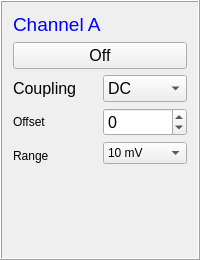
          <widget class="QFrame" name="frame_9">
           <property name="minimumSize">
            <size>
             <width>190</width>
             <height>260</height>
            </size>
           </property>
           <property name="frameShape">
            <enum>QFrame::Box</enum>
           </property>
           <property name="frameShadow">
            <enum>QFrame::Raised</enum>
           </property>
           <layout class="QGridLayout" name="gridLayout_5">
            <item row="1" column="0">
             <widget class="QPushButton" name="ChannelAButton">
              <property name="font">
               <font>
                <pointsize>12</pointsize>
                <weight>50</weight>
                <bold>false</bold>
               </font>
              </property>
              <property name="text">
               <string>Off</string>
              </property>
             </widget>
            </item>
            <item row="0" column="0">
             <widget class="QLabel" name="label_13">
              <property name="font">
               <font>
                <pointsize>12</pointsize>
                <weight>50</weight>
                <bold>false</bold>
               </font>
              </property>
              <property name="text">
               <string>&lt;html&gt;&lt;head/&gt;&lt;body&gt;&lt;p&gt;&lt;span style=&quot; font-size:14pt; color:#0000ff;&quot;&gt;Channel A&lt;/span&gt;&lt;/p&gt;&lt;/body&gt;&lt;/html&gt;</string>
              </property>
             </widget>
            </item>
            <item row="2" column="0">
             <layout class="QHBoxLayout" name="horizontalLayout">
              <property name="sizeConstraint">
               <enum>QLayout::SetMinimumSize</enum>
              </property>
              <property name="leftMargin">
               <number>0</number>
              </property>
              <item>
               <layout class="QVBoxLayout" name="verticalLayout_4">
                <item>
                 <widget class="QLabel" name="label_17">
                  <property name="minimumSize">
                   <size>
                    <width>65</width>
                    <height>20</height>
                   </size>
                  </property>
                  <property name="font">
                   <font>
                    <pointsize>12</pointsize>
                    <weight>50</weight>
                    <bold>false</bold>
                   </font>
                  </property>
                  <property name="toolTip">
                   <string>Time between two divisons</string>
                  </property>
                  <property name="text">
                   <string>&lt;html&gt;&lt;head/&gt;&lt;body&gt;&lt;p&gt;Coupling&lt;/p&gt;&lt;/body&gt;&lt;/html&gt;</string>
                  </property>
                 </widget>
                </item>
                <item>
                 <widget class="QLabel" name="label_18">
                  <property name="minimumSize">
                   <size>
                    <width>65</width>
                    <height>20</height>
                   </size>
                  </property>
                  <property name="toolTip">
                   <string>Time between two divisons</string>
                  </property>
                  <property name="text">
                   <string>&lt;html&gt;&lt;head/&gt;&lt;body&gt;&lt;p&gt;Offset&lt;/p&gt;&lt;/body&gt;&lt;/html&gt;</string>
                  </property>
                 </widget>
                </item>
                <item>
                 <widget class="QLabel" name="label_14">
                  <property name="text">
                   <string>Range</string>
                  </property>
                 </widget>
                </item>
               </layout>
              </item>
              <item>
               <layout class="QVBoxLayout" name="verticalLayout_11">
                <item>
                 <widget class="QComboBox" name="ChannelACouplingComboBox">
                  <property name="minimumSize">
                   <size>
                    <width>45</width>
                    <height>25</height>
                   </size>
                  </property>
                  <property name="font">
                   <font>
                    <pointsize>12</pointsize>
                    <weight>50</weight>
                    <bold>false</bold>
                   </font>
                  </property>
                  <item>
                   <property name="text">
                    <string>DC</string>
                   </property>
                  </item>
                  <item>
                   <property name="text">
                    <string>AC</string>
                   </property>
                  </item>
                 </widget>
                </item>
                <item>
                 <widget class="QSpinBox" name="ChannelAOffsetSpinBox">
                  <property name="minimumSize">
                   <size>
                    <width>45</width>
                    <height>0</height>
                   </size>
                  </property>
                  <property name="font">
                   <font>
                    <pointsize>12</pointsize>
                    <weight>50</weight>
                    <bold>false</bold>
                   </font>
                  </property>
                  <property name="toolTip">
                   <string>Time between two divisons</string>
                  </property>
                  <property name="minimum">
                   <number>-20000</number>
                  </property>
                  <property name="maximum">
                   <number>20000</number>
                  </property>
                  <property name="singleStep">
                   <number>100</number>
                  </property>
                 </widget>
                </item>
                <item>
                 <widget class="QComboBox" name="ChARangeBox">
                  <property name="editable">
                   <bool>false</bool>
                  </property>
                  <property name="currentText">
                   <string>10 mV</string>
                  </property>
                  <item>
                   <property name="text">
                    <string>10 mV</string>
                   </property>
                  </item>
                  <item>
                   <property name="text">
                    <string>20 mV</string>
                   </property>
                  </item>
                  <item>
                   <property name="text">
                    <string>50 mV</string>
                   </property>
                  </item>
                  <item>
                   <property name="text">
                    <string>100 mV</string>
                   </property>
                  </item>
                  <item>
                   <property name="text">
                    <string>200 mV</string>
                   </property>
                  </item>
                  <item>
                   <property name="text">
                    <string>500 mV</string>
                   </property>
                  </item>
                  <item>
                   <property name="text">
                    <string>1 V</string>
                   </property>
                  </item>
                  <item>
                   <property name="text">
                    <string>2 V</string>
                   </property>
                  </item>
                  <item>
                   <property name="text">
                    <string>5 V</string>
                   </property>
                  </item>
                  <item>
                   <property name="text">
                    <string>10 V</string>
                   </property>
                  </item>
                  <item>
                   <property name="text">
                    <string>20 V</string>
                   </property>
                  </item>
                  <item>
                   <property name="text">
                    <string>50 V</string>
                   </property>
                  </item>
                 </widget>
                </item>
                <item>
                 <widget class="QFrame" name="frame_4">
                  <property name="frameShape">
                   <enum>QFrame::StyledPanel</enum>
                  </property>
                  <property name="frameShadow">
                   <enum>QFrame::Raised</enum>
                  </property>
                 </widget>
                </item>
               </layout>
              </item>
             </layout>
            </item>
            <item row="3" column="0">
             <spacer name="verticalSpacer">
              <property name="orientation">
               <enum>Qt::Vertical</enum>
              </property>
              <property name="sizeHint" stdset="0">
               <size>
                <width>20</width>
                <height>40</height>
               </size>
              </property>
             </spacer>
            </item>
           </layout>
          </widget>
